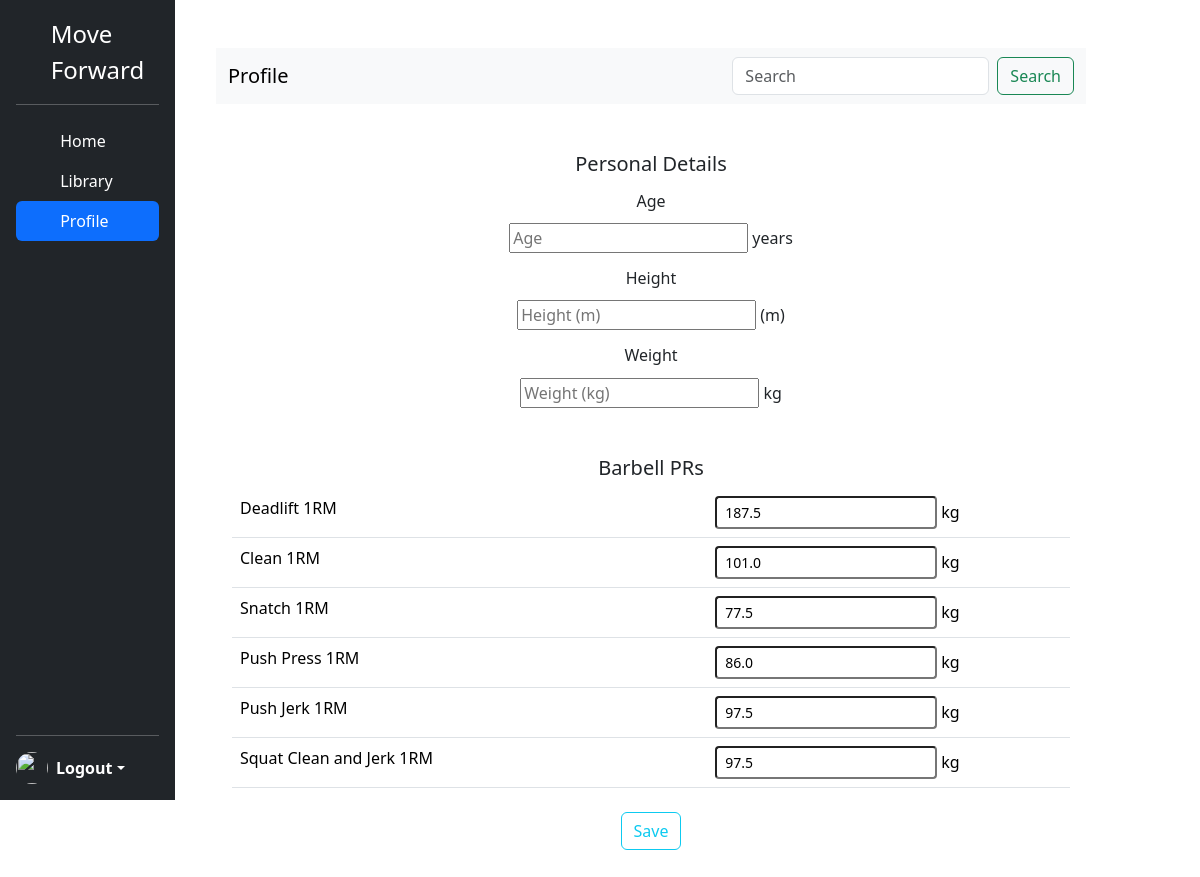
/profile (signed in), run on an earlier commit of the app's database.
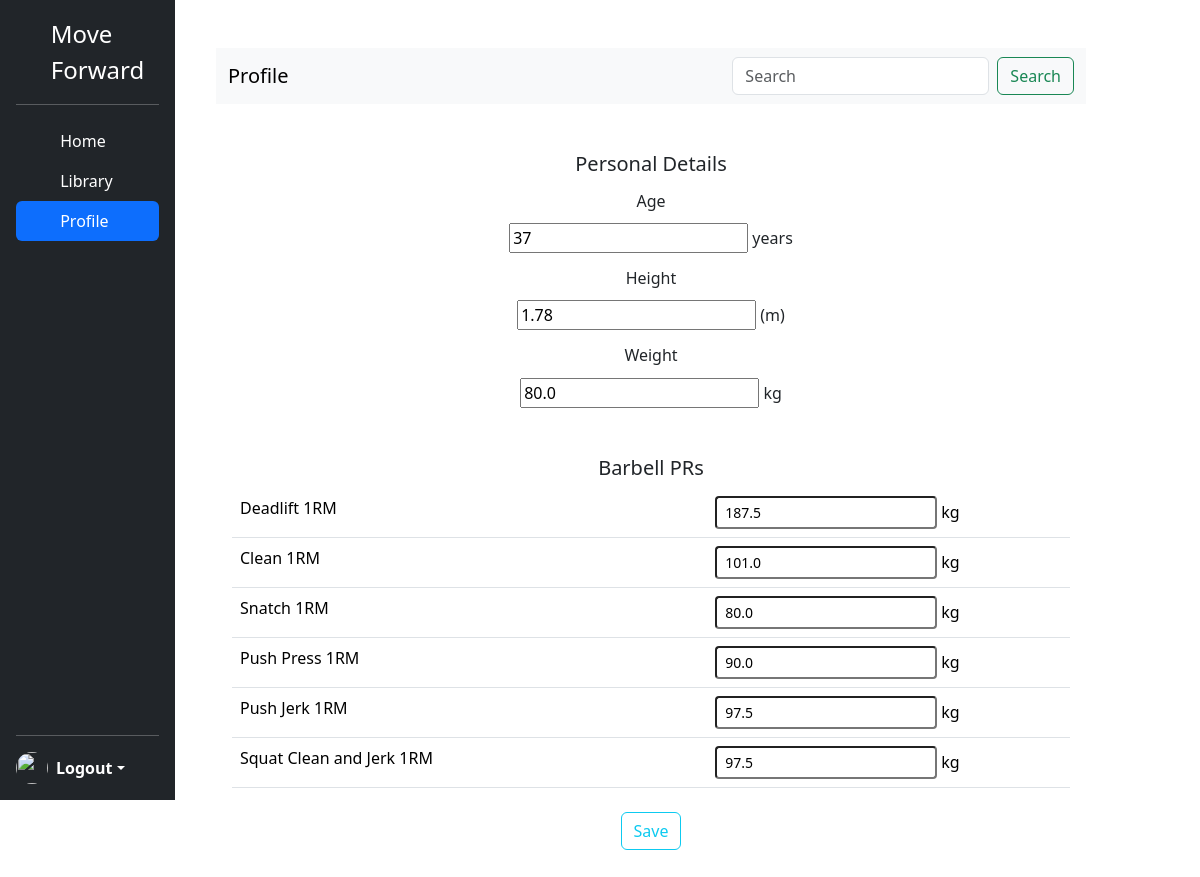
And on a later commit of the database.
### tables this page shows
CREATE TABLE barbel_movement(bb_movement_id INTEGER PRIMARY KEY AUTOINCREMENT, bb_movement_name TEXT, one_rep_max FLOAT, user_id INTEGER, FOREIGN KEY (user_id) REFERENCES users(id));

CREATE TABLE users (id INTEGER PRIMARY KEY AUTOINCREMENT NOT NULL, username TEXT NOT NULL, hash TEXT NOT NULL, age INTEGER, height DOUBLE, weight DOUBLE);

### app.py (the view, shortened to what this page needs)
@app.route("/profile", methods=["GET", "POST"])
@login_required
def barbells():
    user = session["user_id"]
    current_values = {
        "Deadlift 1RM": None,
        "Clean 1RM": None,
        "Snatch 1RM": None,
        "Push Press 1RM": None,
        "Push Jerk 1RM": None,
        "Squat Clean and Jerk 1RM": None,
    }
    current_age = None
    current_height = None
    current_weight = None
    try:
        con = sqlite3.connect('moveforward.db')
        cursor = con.cursor()
        for movement_name in current_values.keys():
            cursor.execute(
                "SELECT one_rep_max FROM barbel_movement WHERE user_id = ? AND bb_movement_name = ?",
                (user, movement_name)
            )
            result = cursor.fetchone()
            current_values[movement_name] = result[0] if result else None
        cursor.execute(
            "SELECT age, height, weight FROM users WHERE id = ?",
            (user,)
        )
        user_data = cursor.fetchone()
        if user_data:
            current_age, current_height, current_weight = user_data
    except sqlite3.Error as error:
        print("Database error:", error)
        return f"Database Error: {error}"
    finally:
        if con:
            con.close()
    return render_template("profile.html", current_values=current_values, current_age=current_age, current_height=current_height, current_weight=current_weight)

### app.py (called while the page is built)
@app.after_request
def after_request(response):
    response.headers["Cache-Control"] = "no-cache, no-store, must-revalidate"
    response.headers["Expires"] = 0
    response.headers["Pragma"] = "no-cache"
    return response

### helpers.py (called while the page is built)
def login_required(f):
    @wraps(f)
    def decorated_function(*args, **kwargs):
        if session.get("user_id") is None:
            return redirect("/login")
        return f(*args, **kwargs)
    return decorated_function

### templates/profile.html (shortened to what this page needs)
{% extends "layout.html" %}
{% block navbar_class_profile %} active {% endblock%}
{% block main %}
<nav class="navbar navbar-expand-lg bg-body-tertiary">
    <div class="container-fluid">
      <a class="navbar-brand">Profile</a>
        <form class="d-flex ms-5" role="search">
          <input class="form-control me-2" type="search" placeholder="Search" aria-label="Search">
          <button class="btn btn-outline-success" type="submit">Search</button>
        </form>
      </div>
  </nav>
  <main class="col-md-12 ms-sm-auto col-lg-12 px-md-3">
    <div class="content">
      <h5 class="mt-5 text-center">Personal Details</h5>
    <form action="profile" method="POST">
      <h6 class="mt-3">Age</h6>
      <input class="button mt-1" name="age" placeholder="Age" value="{{ current_age if current_age else '' }}"> years
      <h6 class="mt-3">Height</h6>
      <input class="button mt-1" name="height" placeholder="Height (m)" value="{{ current_height if current_height else '' }}"> (m)
      <h6 class="mt-3">Weight</h6>
      <input class="button mt-1" name="weight" placeholder="Weight (kg)" value="{{ current_weight if current_weight else '' }}"> kg
    <table class="table">
      <tablehead> <h5 class="mt-5">Barbell PRs</h5></tablehead>
        <tr>
          <td class="text-start">Deadlift 1RM</td>
          <td><input class="form control form-control-sm" type="number" step="0.25" name="1rep_max_deadlift" value="{{ current_values['Deadlift 1RM'] if current_values['Deadlift 1RM'] else '' }}"> kg</td>
        </tr>
        <tr>
          <td class="text-start">Clean 1RM</td>
          <td><input class="form control form-control-sm" type="number" step="0.25" name="1rep_max_clean" value="{{ current_values['Clean 1RM'] if current_values['Clean 1RM'] else '' }}"> kg</input></td>
        </tr>
        <tr>
          <td class="text-start">Snatch 1RM</td>
          <td><input class="form control form-control-sm" type="number" step="0.25" name="1rep_max_snatch" value="{{ current_values['Snatch 1RM'] if current_values['Snatch 1RM'] else '' }}"> kg</input></td>
        </tr>
        <tr>
          <td class="text-start">Push Press 1RM</td>
          <td><input class="form control form-control-sm" type="number" step="0.25" name="1rep_max_pushpress" value="{{ current_values['Push Press 1RM'] if current_values['Push Press 1RM'] else '' }}"> kg</input></td>
        </tr>
        <tr>
          <td class="text-start">Push Jerk 1RM</td>
          <td><input class="form control form-control-sm" type="number" step="0.25" name="1rep_max_pushjerk" value="{{ current_values['Push Jerk 1RM'] if current_values['Push Jerk 1RM'] else '' }}"> kg</input></td>
        </tr>
        <tr>
          <td class="text-start">Squat Clean and Jerk 1RM</td>
          <td><input class="form control form-control-sm" type="number" step="0.25" name="1rep_max_squat_clean_and_jerk" value="{{ current_values['Squat Clean and Jerk 1RM'] if current_values['Squat Clean and Jerk 1RM'] else '' }}"> kg</input></td>
        </tr>
    </table>
    <button class="btn btn-outline-info mt-2" type="submit">Save</button>
    </form>
    </div>
  </main>
{% endblock %}

### templates/layout.html (shortened to what this page needs)
<!DOCTYPE html>
<html lang="en">
<head>
  <link href="https://cdn.jsdelivr.net/npm/bootstrap@5.3.2/dist/css/bootstrap.min.css" rel="stylesheet">
</head>
<body>
  <div class ="page-container">
    <div class="content-wrap">
      <div class="row">
              <div class="col-md-2">
                  <div class="d-flex flex-column flex-shrink-0 p-3 text-white bg-dark fixed-top" style="width: 175px; height: 100vh">
                    <a href="/calendar" class="d-flex align-items-center mb-3 mb-md-0 me-md-auto text-white text-decoration-none">
                      <svg class="bi me-2" width="40" height="32"><use xlink:href="#bootstrap"/></svg>
                      <span class="fs-4">Move Forward</span>
                    </a>
                    <hr>
                    <ul class="nav nav-pills flex-column mb-auto">
                      <li class="nav-item">
                        <a href="/calendar" class="nav-link text-white {% block navbar_class_calendar%}{% endblock %}" aria-current="page">
                          <svg class="bi me-2" width="16" height="16"><use xlink:href="/calendar"/></svg>
                          Home
                        </a>
                      </li>
                      <li>
                        <a href="/exercises" class="nav-link text-white {% block navbar_class_library %}{% endblock %}">
                          <svg class="bi me-2" width="16" height="16"><use xlink:href="/exercises"/></svg>
                          Library
                        </a>
                      </li>
                      <li>
                        <a href="/profile" class="nav-link text-white {% block navbar_class_profile %}{% endblock %}">
                          <svg class="bi me-2" width="16" height="16"><use xlink:href="/profile"/></svg>
                          Profile
                        </a>
                      </li>
                    </ul>
                    <hr>
                    <div class="dropdown">
                      <a href="#" class="d-flex align-items-center text-white text-decoration-none dropdown-toggle" id="dropdownUser1" data-bs-toggle="dropdown" aria-expanded="false">
                        <img src="" alt="" width="32" height="32" class="rounded-circle me-2">
                        <strong>Logout</strong>
                      </a>
                    </div>
                  </div>
              </div>
                  <div class="col-md-9">
                    <main class="container py-5 text-center">
                        {% block main %}{% endblock %}
                    </main>
                  </div>
          </div>
      </div>
  </div>
</body>
</html>

What changed in the data, as far as the page shows it:
now on this page (row edited): users: height "1.78", weight "80.0"
changed barbel_movement (number 3 of 6 on the later page): one_rep_max "77.5" → "80.0"
changed barbel_movement (number 4 of 6 on the later page): one_rep_max "86.0" → "90.0"
Also different on the page:
form field age: (not shown) → "37"
